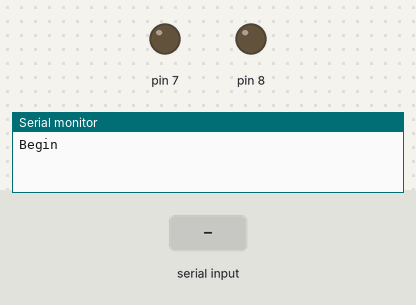
A sketch run on a simulated Arduino Uno, built with avr-gcc and run on an emulated ATmega328P. On the bench: output pins drawn as LEDs (lit = HIGH), the last lines printed to the serial monitor. The test bench sets the inputs (shaded band).

Above: at 1.2 s.
1.3 s: "90,45\n" received over Serial
At 2.8 s:
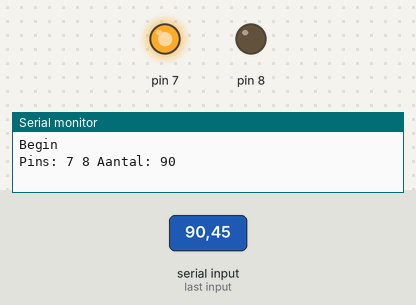
Timing chart, 0 to 12.8 s (numbered marks = the images above; inputs shaded):
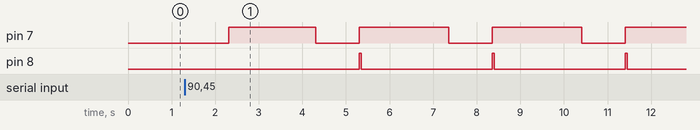

Measured:
- after the input at 1.3 s, pin 7: alternates HIGH for 2.1 s and LOW for 1.0 s, starting after 1.0 s; pin 8: alternates HIGH for 0.05 s and LOW for 3.0 s, starting after 4.0 s

The sketch:

Servocontrol.ino
```cpp
// servo voor tientjes.
const int servo1 = 7;
const int servo2 = 8;

// servo voor twintigjes.
const int servo3 = 9;
const int servo4 = 10;

// servo voor vijftigjes
const int servo5 = 11;
const int servo6 = 12;

// servo middelpunt is 2445 mcs
// linksom hoger
// rechtsom lager

void setup() {
  Serial.begin(9600);
  Serial.println("Begin");

}

void loop() {
  checkIfDispense();
  delay(10);
}

void checkIfDispense(){
  int tien = 0, twintig = 0, vijftig = 0;
  while (Serial.available())
  {
    // look for the next valid integer in the incoming serial stream:
    tien    = Serial.parseInt();
    twintig = Serial.parseInt();
    vijftig = Serial.parseInt();
  }
  if (tien)
  {
    dispense(servo1, servo2, tien);
  }
  if (twintig)
  {
    dispense(servo3, servo4, twintig);
  }
  if (vijftig)
  {
    dispense(servo5, servo6, vijftig);
  }
}


void dispense(int pin1, int pin2, int aantal) {
  Serial.println("Pins: " + String(pin1) + " " + String(pin2) + " Aantal: " + String(aantal));
  for (int i = 0; i < aantal; i++)
  {
    analogWrite(pin1, 230);
    analogWrite(pin2, 20);
    delay(2000);
    analogWrite(pin1, 30);
    delay(1000);
    analogWrite(pin1, 256);
    analogWrite(pin2, 256);
    delay(50);
  }
}

/*
  for(int i =0; i<45; i++)
  {
    digitalWrite(pin, HIGH);
    digitalWrite(servo2,HIGH);
    delayMicroseconds(2000); // Approximately 10% duty cycle @ 1KHz
    digitalWrite(pin, LOW);
    digitalWrite(servo2, LOW);
    delay(22);
    digitalWrite(pin, HIGH);
    digitalWrite(servo2,HIGH);
    delayMicroseconds(2000);
    digitalWrite(pin,LOW);
    digitalWrite(servo2,LOW);
    delay(22);
  }
  */
```
